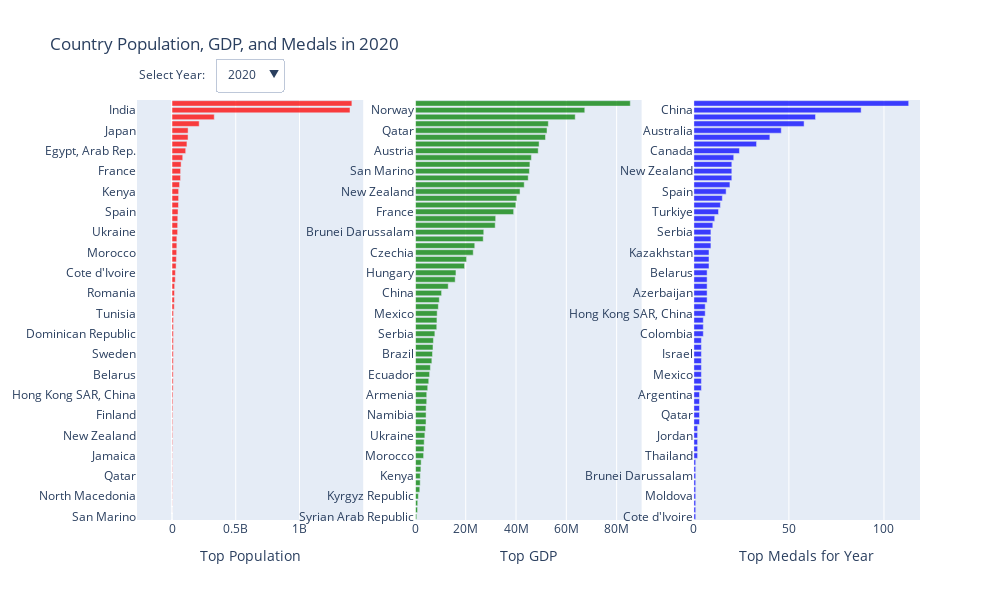

The notebook cell this image was saved under:
### Code cell
# Import necessary libraries
import plotly.graph_objs as go
import plotly.offline as pyo
import plotly.subplots as sp
import numpy as np

# Create figure
fig = go.Figure()

selected_year = 2020

# Define function to sort data by GDP and Total_Score
def sort_data_by_selected_year(selected_year):
    df_filtered_pop = df[df['Year'] == selected_year].sort_values(by='Population', ascending=True)
    df_filtered_gdp = df[df['Year'] == selected_year].sort_values(by='GDP', ascending=True)
    df_filtered_score = df[df['Year'] == selected_year].sort_values(by='Total_Medals', ascending=True)
    return df_filtered_gdp, df_filtered_pop, df_filtered_score

# Create two subplots
fig = sp.make_subplots(rows=1, cols=3)

# Add first chart to subplot 1

df_filtered_pop, df_filtered_gdp, df_filtered_score = sort_data_by_selected_year(df['Year'].max())

df_filtered_pop = df[df['Year'] == selected_year].sort_values(by='Population', ascending=True)
fig.add_trace(go.Bar(
    y=df_filtered_pop['Country_Name'],
    x=df_filtered_pop['Population'],
    name='Population',
    marker_color='red',
    orientation='h',
    marker=dict(opacity=0.75)
), row=1, col=1)
# Add title to x-axis of subplot 1
fig.update_xaxes(title_text='Top Population', row=1, col=1)

# Add second chart to subplot 2
df_filtered_gdp = df[df['Year'] == selected_year].sort_values(by='GDP', ascending=True)
fig.add_trace(go.Bar(

  y=df_filtered_gdp['Country_Name'],
    x=df_filtered_gdp['GDP'],
    name='GDP',
    marker_color='green',
    orientation='h',
    marker=dict(opacity=0.75)

), row=1, col=2)
# Add title to x-axis of subplot 2
df_filtered_score = df[df['Year'] == selected_year].sort_values(by='Total_Medals', ascending=True)
fig.update_xaxes(title_text='Top GDP', row=1, col=2)

# Add third chart to subplot 3
fig.add_trace(go.Bar(
    y=df_filtered_score['Country_Name'],
    x=df_filtered_score['Total_Medals'],
    name='Total_Medals',
    marker_color='blue',
    orientation='h',
    marker=dict(opacity=0.75)
), row=1, col=3)
# Add title to x-axis of subplot 3
fig.update_xaxes(title_text='Top Medals for Year', row=1, col=3)

# Update layout
fig.update_layout(title=f'Country Population, GDP, and Medals in {df["Year"].max()}',
                  height=600, width=1000,
                  barmode='group',
                  showlegend=False)

# Create dropdown list of years
years = np.sort(df['Year'].unique())[::-1]
dropdown_buttons = []
for year in years:
    df_filtered_gdp, df_filtered_pop, df_filtered_score = sort_data_by_selected_year(year)
    dropdown_buttons.append(dict(
        label=str(year),
        method="update",
        args=[{
                "x": [df_filtered_pop['Population'],df_filtered_gdp['GDP'], df_filtered_score['Total_Medals']],
                "y": [df_filtered_pop['Country_Name'], df_filtered_gdp['Country_Name'], df_filtered_score['Country_Name']],
                "type": "bar",
                "orientation": "h",
                "marker_color": ['red','green','blue'],
                "name": ['Population', 'GDP', 'Total Medals']
              },
              {
                "title": f"Country Population, GDP, and Medal Score in {year}"
            }]
            ))

# Add dropdown
fig.update_layout(
    updatemenus=[dict(
        buttons=dropdown_buttons,
        direction="down",
        showactive=True,
        x=0.1,
        xanchor="left",
        y=1.1,
        yanchor="top"
    )]
)

# Add annotation
fig.update_layout(
    annotations=[
        dict(text="Select Year:", showarrow=False,
        x=0, y=1.085, yref="paper", align="left")
    ]
)

fig.show()
pyo.plot(fig, filename='myplot.html', auto_open=True)

### Figure 1 — Plotly figure (JSON) as saved in the notebook; plotly's stock layout.template omitted (floating-point values rounded to 4 significant figures; data arrays with more than 128 entries replaced by an {"elided": "..."} marker saying what was removed)
{"data": [{"marker": {"color": "red", "opacity": 0.75}, "name": "Population", "orientation": "h", "type": "bar", "x": [34007, 441725, 1329522, 2072531, 2489098, 2635130, 2760385, 2794885, 2805608, 2820436, 3722716, 4985382, 5090200, 5379475, 5458827, 5529543, 6579900, 6899126, 7481000, 8916864, 9215100, 9379952, 9750149, 10093121, 10353442, 10697858, 10928721, 10999664, 11300698, 11538604, 12161723, 17588595, 18755666, 19265250, 20772595, 25655289, 26811790, 32180401, 34232050, 36688772, 37899070, 38037204, 44132049, 44404611, 45376763, 47365655, 50930662, 51836239, 51985780, 59438851, 67081000, 67571107, 71475664, 84135428, 107465134, 117190911, 125998302, 126261000, 213196304, 331501080, 1396387127, 1411100000], "xaxis": "x", "y": ["San Marino", "Brunei Darussalam", "Estonia", "North Macedonia", "Namibia", "Moldova", "Qatar", "Lithuania", "Armenia", "Jamaica", "Georgia", "Ireland", "New Zealand", "Norway", "Slovak Republic", "Finland", "Kyrgyz Republic", "Serbia", "Hong Kong SAR, China", "Austria", "Israel", "Belarus", "Hungary", "Azerbaijan", "Sweden", "Czechia", "Jordan", "Dominican Republic", "Cuba", "Belgium", "Tunisia", "Ecuador", "Kazakhstan", "Romania", "Syrian Arab Republic", "Australia", "Cote d'Ivoire", "Ghana", "Uzbekistan", "Morocco", "Poland", "Canada", "Ukraine", "Uganda", "Argentina", "Spain", "Colombia", "Korea, Rep.", "Kenya", "Italy", "United Kingdom", "France", "Thailand", "Turkiye", "Egypt, Arab Rep.", "Ethiopia", "Mexico", "Japan", "Brazil", "United States", "India", "China"], "yaxis": "y"}, {"marker": {"color": "green", "opacity": 0.75}, "name": "GDP", "orientation": "h", "type": "bar", "x": [533400.0, 846800.0, 918700.0, 1183000.0, 1750000.0, 1910000.0, 1936000.0, 2177000.0, 2288000.0, 3258000.0, 3399000.0, 3498000.0, 3752000.0, 4043000.0, 4230000.0, 4251000.0, 4256000.0, 4501000.0, 4506000.0, 4897000.0, 5307000.0, 5645000.0, 5965000.0, 6543000.0, 6794000.0, 6991000.0, 7168000.0, 7734000.0, 8496000.0, 8561000.0, 8655000.0, 9122000.0, 9500000.0, 10410000.0, 13050000.0, 15820000.0, 16120000.0, 19550000.0, 20340000.0, 22990000.0, 23600000.0, 26960000.0, 27180000.0, 31720000.0, 31910000.0, 39060000.0, 39920000.0, 40320000.0, 41600000.0, 43260000.0, 44850000.0, 45320000.0, 45520000.0, 46110000.0, 48810000.0, 49170000.0, 51720000.0, 52320000.0, 52840000.0, 63530000.0, 67330000.0, 85420000.0], "xaxis": "x2", "y": ["Syrian Arab Republic", "Uganda", "Ethiopia", "Kyrgyz Republic", "Uzbekistan", "India", "Kenya", "Ghana", "Cote d'Ivoire", "Morocco", "Egypt, Arab Rep.", "Tunisia", "Ukraine", "Jordan", "Azerbaijan", "Namibia", "Georgia", "Moldova", "Armenia", "Jamaica", "Colombia", "Ecuador", "North Macedonia", "Belarus", "Brazil", "Thailand", "Dominican Republic", "Serbia", "Argentina", "Turkiye", "Mexico", "Kazakhstan", "Cuba", "China", "Romania", "Poland", "Hungary", "Slovak Republic", "Lithuania", "Czechia", "Estonia", "Spain", "Brunei Darussalam", "Korea, Rep.", "Italy", "France", "Japan", "United Kingdom", "New Zealand", "Canada", "Israel", "San Marino", "Belgium", "Hong Kong SAR, China", "Austria", "Finland", "Australia", "Qatar", "Sweden", "United States", "Norway", "Ireland"], "yaxis": "y2"}, {"marker": {"color": "blue", "opacity": 0.75}, "name": "Total_Medals", "orientation": "h", "type": "bar", "x": [1, 1, 1, 1, 1, 1, 1, 1, 1, 2, 2, 2, 2, 2, 3, 3, 3, 3, 3, 4, 4, 4, 4, 4, 4, 4, 4, 5, 5, 5, 6, 6, 7, 7, 7, 7, 7, 8, 8, 8, 9, 9, 9, 10, 11, 13, 14, 15, 17, 19, 20, 20, 20, 21, 24, 33, 40, 46, 58, 64, 88, 113], "xaxis": "x3", "y": ["Cote d'Ivoire", "Lithuania", "Morocco", "Moldova", "North Macedonia", "Namibia", "Brunei Darussalam", "Ghana", "Syrian Arab Republic", "Thailand", "Tunisia", "Estonia", "Jordan", "Finland", "San Marino", "Qatar", "Ecuador", "Kyrgyz Republic", "Argentina", "Slovak Republic", "Ireland", "Mexico", "Uganda", "Romania", "Israel", "Armenia", "Ethiopia", "Colombia", "Dominican Republic", "Uzbekistan", "Hong Kong SAR, China", "Egypt, Arab Rep.", "Austria", "Azerbaijan", "India", "Belgium", "Belarus", "Georgia", "Norway", "Kazakhstan", "Jamaica", "Sweden", "Serbia", "Kenya", "Czechia", "Turkiye", "Poland", "Cuba", "Spain", "Ukraine", "Korea, Rep.", "New Zealand", "Hungary", "Brazil", "Canada", "France", "Italy", "Australia", "Japan", "United Kingdom", "China", "United States"], "yaxis": "y3"}], "layout": {"annotations": [{"align": "left", "showarrow": false, "text": "Select Year:", "x": 0, "y": 1.085, "yref": "paper"}], "barmode": "group", "height": 600, "showlegend": false, "title": {"text": "Country Population, GDP, and Medals in 2020"}, "updatemenus": [{"buttons": [{"args": [{"marker_color": ["red", "green", "blue"], "name": ["Population", "GDP", "Total Medals"], "orientation": "h", "type": "bar", "x": {"elided": "3x62 float values"}, "y": {"elided": "3x62 str values"}}, {"title": "Country Population, GDP, and Medal Score in 2020"}], "label": "2020", "method": "update"}, {"args": [{"marker_color": ["red", "green", "blue"], "name": ["Population", "GDP", "Total Medals"], "orientation": "h", "type": "bar", "x": [[38181, 4900600, 5311916, 5446771, 5515525, 8840521, 9438785, 9775564, 10175214, 10629928, 11427054, 18276452, 24966643, 37065084, 37974750, 44622518, 46797754, 51585058, 60421760, 66460344, 67158348, 126811000, 326838199, 1402760000], [3097000.0, 6360000.0, 9813000.0, 9905000.0, 15500000.0, 16430000.0, 19490000.0, 23420000.0, 30380000.0, 33440000.0, 34620000.0, 39730000.0, 41560000.0, 43250000.0, 43310000.0, 46550000.0, 47540000.0, 49990000.0, 51470000.0, 54590000.0, 57210000.0, 62820000.0, 82270000.0, 175300000.0], [1, 1, 1, 1, 1, 2, 2, 2, 3, 3, 3, 5, 6, 7, 9, 10, 13, 14, 14, 15, 17, 23, 29, 39]], "y": [["Liechtenstein", "New Zealand", "Norway", "Slovak Republic", "Finland", "Austria", "Belarus", "Hungary", "Sweden", "Czechia", "Belgium", "Kazakhstan", "Australia", "Canada", "Poland", "Ukraine", "Spain", "Korea, Rep.", "Italy", "United Kingdom", "France", "Japan", "United States", "China"], ["Ukraine", "Belarus", "Kazakhstan", "China", "Poland", "Hungary", "Slovak Republic", "Czechia", "Spain", "Korea, Rep.", "Italy", "Japan", "France", "New Zealand", "United Kingdom", "Canada", "Belgium", "Finland", "Austria", "Sweden", "Australia", "United States", "Norway", "Liechtenstein"], ["Hungary", "Belgium", "Liechtenstein", "Kazakhstan", "Ukraine", "Poland", "New Zealand", "Spain", "Slovak Republic", "Australia", "Belarus", "United Kingdom", "Finland", "Czechia", "China", "Italy", "Japan", "Austria", "Sweden", "France", "Korea, Rep.", "United States", "Canada", "Norway"]]}, {"title": "Country Population, GDP, and Medal Score in 2018"}], "label": "2018", "method": "update"}, {"args": [{"marker_color": ["red", "green", "blue"], "name": ["Population", "GDP", "Total Medals"], "orientation": "h", "type": "bar", "x": {"elided": "3x57 float values"}, "y": {"elided": "3x57 str values"}}, {"title": "Country Population, GDP, and Medal Score in 2016"}], "label": "2016", "method": "update"}, {"args": [{"marker_color": ["red", "green", "blue"], "name": ["Population", "GDP", "Total Medals"], "orientation": "h", "type": "bar", "x": [[5137232, 5418649, 5461512, 8546356, 9448515, 9696110, 10525347, 17288285, 23475686, 35437435, 38011735, 45272155, 50746659, 60789140, 64602298, 66312067, 127276000, 143819667, 318386329, 1371860000], [3105000.0, 7636000.0, 8341000.0, 12810000.0, 14100000.0, 14180000.0, 18720000.0, 19890000.0, 29250000.0, 35570000.0, 38480000.0, 43070000.0, 47450000.0, 50330000.0, 50960000.0, 51790000.0, 55120000.0, 60020000.0, 62510000.0, 97020000.0], [1, 1, 2, 3, 5, 5, 6, 6, 8, 8, 8, 9, 9, 15, 15, 17, 25, 26, 28, 29]], "y": [["Norway", "Slovak Republic", "Finland", "Austria", "Belarus", "Sweden", "Czechia", "Kazakhstan", "Australia", "Canada", "Poland", "Ukraine", "Korea, Rep.", "Italy", "United Kingdom", "France", "Japan", "Russian Federation", "United States", "China"], ["Ukraine", "China", "Belarus", "Kazakhstan", "Russian Federation", "Poland", "Slovak Republic", "Czechia", "Korea, Rep.", "Italy", "Japan", "France", "United Kingdom", "Finland", "Canada", "Austria", "United States", "Sweden", "Australia", "Norway"], ["Slovak Republic", "Kazakhstan", "Ukraine", "Australia", "Finland", "United Kingdom", "Belarus", "Poland", "Korea, Rep.", "Japan", "Italy", "Czechia", "China", "Sweden", "France", "Austria", "Canada", "Norway", "United States", "Russian Federation"]]}, {"title": "Country Population, GDP, and Medal Score in 2014"}], "label": "2014", "method": "update"}, {"args": [{"marker_color": ["red", "green", "blue"], "name": ["Population", "GDP", "Total Medals"], "orientation": "h", "type": "bar", "x": {"elided": "3x60 float values"}, "y": {"elided": "3x60 str values"}}, {"title": "Country Population, GDP, and Medal Score in 2012"}], "label": "2012", "method": "update"}, {"args": [{"marker_color": ["red", "green", "blue"], "name": ["Population", "GDP", "Total Medals"], "orientation": "h", "type": "bar", "x": [[1331475, 4889252, 5363352, 5391428, 8363404, 9378126, 9483836, 10474410, 16321872, 22031750, 34004889, 38042794, 49554112, 59277417, 62766365, 65030575, 128070000, 142849468, 309327143, 1337705000], [4550000.0, 6034000.0, 9070000.0, 10670000.0, 12500000.0, 14660000.0, 16910000.0, 19960000.0, 23090000.0, 36035645, 39690000.0, 40680000.0, 44970000.0, 46510000.0, 46900000.0, 47560000.0, 48650000.0, 52130000.0, 52870000.0, 87690000.0], [1, 1, 1, 3, 3, 3, 5, 5, 5, 6, 6, 11, 11, 11, 14, 15, 16, 23, 26, 37]], "y": [["Estonia", "Norway", "Finland", "Slovak Republic", "Austria", "Sweden", "Belarus", "Czechia", "Kazakhstan", "Australia", "Canada", "Poland", "Korea, Rep.", "Italy", "United Kingdom", "France", "Japan", "Russian Federation", "United States", "China"], ["China", "Belarus", "Kazakhstan", "Russian Federation", "Poland", "Estonia", "Slovak Republic", "Czechia", "Korea, Rep.", "Italy", "United Kingdom", "France", "Japan", "Finland", "Austria", "Canada", "United States", "Australia", "Sweden", "Norway"], ["United Kingdom", "Kazakhstan", "Estonia", "Slovak Republic", "Australia", "Belarus", "Finland", "Italy", "Japan", "Czechia", "Poland", "France", "Sweden", "China", "Korea, Rep.", "Russian Federation", "Austria", "Norway", "Canada", "United States"]]}, {"title": "Country Population, GDP, and Medal Score in 2010"}], "label": "2010", "method": "update"}, {"args": [{"marker_color": ["red", "green", "blue"], "name": ["Population", "GDP", "Total Medals"], "orientation": "h", "type": "bar", "x": {"elided": "3x60 float values"}, "y": {"elided": "3x60 str values"}}, {"title": "Country Population, GDP, and Medal Score in 2008"}], "label": "2008", "method": "update"}, {"args": [{"marker_color": ["red", "green", "blue"], "name": ["Population", "GDP", "Total Medals"], "orientation": "h", "type": "bar", "x": [[1346810, 4660677, 5266268, 5373054, 8268641, 9080505, 9604924, 10238905, 20450966, 32571174, 38141267, 46787786, 48438292, 58143979, 63628261, 127854000, 143049637, 298379912, 1311020000], [2099000.0, 2391000.0, 3847000.0, 6920000.0, 9035000.0, 12640000.0, 13170000.0, 15260000.0, 21740000.0, 33530000.0, 35991546, 36470000.0, 36570000.0, 40500000.0, 40670000.0, 41222602, 46300000.0, 46590000.0, 74150000.0], [1, 1, 1, 2, 2, 2, 3, 4, 9, 9, 11, 11, 11, 14, 19, 21, 22, 23, 25]], "y": [["Estonia", "Norway", "Finland", "Slovak Republic", "Austria", "Sweden", "Belarus", "Czechia", "Australia", "Canada", "Poland", "Ukraine", "Korea, Rep.", "Italy", "France", "Japan", "Russian Federation", "United States", "China"], ["China", "Ukraine", "Belarus", "Russian Federation", "Poland", "Estonia", "Slovak Republic", "Czechia", "Korea, Rep.", "Italy", "Japan", "France", "Australia", "Canada", "Austria", "Finland", "United States", "Sweden", "Norway"], ["Slovak Republic", "Belarus", "Japan", "Australia", "Poland", "Ukraine", "Estonia", "Czechia", "Finland", "France", "Korea, Rep.", "Italy", "China", "Sweden", "Norway", "Canada", "Russian Federation", "Austria", "United States"]]}, {"title": "Country Population, GDP, and Medal Score in 2006"}], "label": "2006", "method": "update"}, {"args": [{"marker_color": ["red", "green", "blue"], "name": ["Population", "GDP", "Total Medals"], "orientation": "h", "type": "bar", "x": {"elided": "3x52 float values"}, "y": {"elided": "3x52 str values"}}, {"title": "Country Population, GDP, and Medal Score in 2004"}], "label": "2004", "method": "update"}, {"args": [{"marker_color": ["red", "green", "blue"], "name": ["Population", "GDP", "Total Medals"], "orientation": "h", "type": "bar", "x": [[1379350, 4538159, 5200598, 8081957, 8924958, 9865548, 10196916, 19495210, 31360079, 38230364, 47644736, 57059007, 59370479, 61816234, 127445000, 145306497, 287625193, 1280400000], [1149000.0, 1479000.0, 2378000.0, 5207000.0, 5342000.0, 8061000.0, 13170000.0, 20290000.0, 22380000.0, 24260000.0, 24290000.0, 26530000.0, 27000000.0, 29900000.0, 30080000.0, 32820000.0, 38000000.0, 43080000.0], [1, 1, 2, 2, 2, 3, 3, 4, 7, 7, 8, 11, 13, 13, 16, 17, 25, 31]], "y": [["Estonia", "Norway", "Finland", "Austria", "Sweden", "Belarus", "Czechia", "Australia", "Canada", "Poland", "Korea, Rep.", "Italy", "United Kingdom", "France", "Japan", "Russian Federation", "United States", "China"], ["China", "Belarus", "Russian Federation", "Poland", "Estonia", "Czechia", "Korea, Rep.", "Australia", "Italy", "Canada", "France", "Austria", "Finland", "Sweden", "United Kingdom", "Japan", "United States", "Norway"], ["Belarus", "United Kingdom", "Australia", "Poland", "Japan", "Czechia", "Estonia", "Korea, Rep.", "Finland", "Sweden", "China", "France", "Russian Federation", "Italy", "Austria", "Canada", "Norway", "United States"]]}, {"title": "Country Population, GDP, and Medal Score in 2002"}], "label": "2002", "method": "update"}, {"args": [{"marker_color": ["red", "green", "blue"], "name": ["Population", "GDP", "Total Medals"], "orientation": "h", "type": "bar", "x": {"elided": "3x54 float values"}, "y": {"elided": "3x54 str values"}}, {"title": "Country Population, GDP, and Medal Score in 2000"}], "label": "2000", "method": "update"}, {"args": [{"marker_color": ["red", "green", "blue"], "name": ["Population", "GDP", "Total Medals"], "orientation": "h", "type": "bar", "x": [[4431464, 5153498, 7976789, 8850974, 10071963, 10203008, 10294373, 15071640, 18607584, 30155173, 46286503, 50144500, 56906744, 58487141, 60192790, 126400000, 147670784, 275854000, 1241935000], [828600.0, 835300.0, 1469000.0, 1511000.0, 1835000.0, 6490000.0, 8282000.0, 21020000.0, 21480000.0, 22320000.0, 24970000.0, 25340000.0, 26010000.0, 27360000.0, 28297866, 30600000.0, 32420000.0, 32850000.0, 34790000.0], [1, 1, 1, 1, 2, 2, 3, 3, 6, 8, 8, 10, 10, 12, 13, 15, 17, 18, 25]], "y": [["Norway", "Finland", "Austria", "Sweden", "Belarus", "Belgium", "Czechia", "Kazakhstan", "Australia", "Canada", "Korea, Rep.", "Ukraine", "Italy", "United Kingdom", "France", "Japan", "Russian Federation", "United States", "China"], ["China", "Ukraine", "Kazakhstan", "Belarus", "Russian Federation", "Czechia", "Korea, Rep.", "Canada", "Australia", "Italy", "France", "Belgium", "Finland", "Austria", "United Kingdom", "Sweden", "Japan", "United States", "Norway"], ["Australia", "Ukraine", "United Kingdom", "Belgium", "Belarus", "Kazakhstan", "Czechia", "Sweden", "Korea, Rep.", "China", "France", "Italy", "Japan", "Finland", "United States", "Canada", "Austria", "Russian Federation", "Norway"]]}, {"title": "Country Population, GDP, and Medal Score in 1998"}], "label": "1998", "method": "update"}, {"args": [{"marker_color": ["red", "green", "blue"], "name": ["Population", "GDP", "Total Medals"], "orientation": "h", "type": "bar", "x": {"elided": "3x53 float values"}, "y": {"elided": "3x53 str values"}}, {"title": "Country Population, GDP, and Medal Score in 1996"}], "label": "1996", "method": "update"}, {"args": [{"marker_color": ["red", "green", "blue"], "name": ["Population", "GDP", "Total Medals"], "orientation": "h", "type": "bar", "x": [[4336613, 5088333, 7936118, 8780745, 10226955, 16145766, 17805468, 22377000, 29000663, 44641540, 51921400, 56843400, 57865745, 59327585, 125178000, 148407912, 263126000, 1191835000], [473500.0, 576400.0, 1012000.0, 1316000.0, 1460000.0, 2662000.0, 10390000.0, 18130000.0, 19340000.0, 19710000.0, 19940000.0, 20300000.0, 23500000.0, 25650000.0, 26080000.0, 27690000.0, 29320000.0, 39930000.0], [1, 1, 2, 2, 2, 3, 3, 3, 5, 5, 6, 6, 9, 13, 13, 20, 23, 26]], "y": [["Norway", "Finland", "Austria", "Sweden", "Belarus", "Kazakhstan", "Australia", "Uzbekistan", "Canada", "Korea, Rep.", "Ukraine", "Italy", "United Kingdom", "France", "Japan", "Russian Federation", "United States", "China"], ["China", "Uzbekistan", "Ukraine", "Kazakhstan", "Belarus", "Russian Federation", "Korea, Rep.", "Australia", "Italy", "United Kingdom", "Canada", "Finland", "France", "Austria", "Sweden", "United States", "Norway", "Japan"], ["Australia", "Uzbekistan", "Belarus", "United Kingdom", "Ukraine", "China", "Kazakhstan", "Sweden", "France", "Japan", "Finland", "Korea, Rep.", "Austria", "Canada", "United States", "Italy", "Russian Federation", "Norway"]]}, {"title": "Country Population, GDP, and Medal Score in 1994"}], "label": "1994", "method": "update"}, {"args": [{"marker_color": ["red", "green", "blue"], "name": ["Population", "GDP", "Total Medals"], "orientation": "h", "type": "bar", "x": {"elided": "3x77 float values"}, "y": {"elided": "3x77 str values"}}, {"title": "Country Population, GDP, and Medal Score in 1992"}], "label": "1992", "method": "update"}, {"args": [{"marker_color": ["red", "green", "blue"], "name": ["Population", "GDP", "Total Medals"], "orientation": "h", "type": "bar", "x": {"elided": "3x59 float values"}, "y": {"elided": "3x59 str values"}}, {"title": "Country Population, GDP, and Medal Score in 1988"}], "label": "1988", "method": "update"}, {"args": [{"marker_color": ["red", "green", "blue"], "name": ["Population", "GDP", "Total Medals"], "orientation": "h", "type": "bar", "x": {"elided": "3x65 float values"}, "y": {"elided": "3x65 str values"}}, {"title": "Country Population, GDP, and Medal Score in 1984"}], "label": "1984", "method": "update"}, {"args": [{"marker_color": ["red", "green", "blue"], "name": ["Population", "GDP", "Total Medals"], "orientation": "h", "type": "bar", "x": [[25003, 778176, 2135546, 3412800, 4085620, 4779535, 4779535, 4779535, 4779535, 7549433, 7549433, 7549433, 7549433, 8310531, 8310531, 8310531, 8310531, 9809107, 9859242, 13284026, 14692000, 15210443, 24515667, 37491165, 55052582, 55052582, 55052582, 55052582, 56314216, 56314216, 56314216, 56314216, 56433883, 56433883, 56433883, 56433883, 67705186, 116807000, 122288383, 227225000, 696828385], [93690.0, 267400.0, 775100.0, 1255000.0, 1941000.0, 2030000.0, 3030000.0, 3887000.0, 6209000.0, 6372000.0, 8457000.0, 8457000.0, 8457000.0, 8457000.0, 9463000.0, 10030000.0, 10030000.0, 10030000.0, 10030000.0, 10210000.0, 10870000.0, 10870000.0, 10870000.0, 10870000.0, 11170000.0, 11220000.0, 11220000.0, 11220000.0, 11220000.0, 12570000.0, 12740000.0, 12740000.0, 12740000.0, 12740000.0, 12860000.0, 15770000.0, 17100000.0, 17100000.0, 17100000.0, 17100000.0, 21390000.0], [1, 1, 1, 1, 1, 1, 1, 1, 1, 1, 2, 2, 2, 2, 3, 4, 4, 4, 4, 4, 4, 4, 6, 7, 7, 8, 8, 9, 9, 9, 10, 12, 12, 12, 14, 14, 15, 15, 20, 21, 21]], "y": [["Liechtenstein", "Guyana", "Jamaica", "Ireland", "Norway", "Finland", "Finland", "Finland", "Finland", "Austria", "Austria", "Austria", "Austria", "Sweden", "Sweden", "Sweden", "Sweden", "Cuba", "Belgium", "Uganda", "Australia", "Venezuela, RB", "Canada", "Spain", "France", "France", "France", "France", "United Kingdom", "United Kingdom", "United Kingdom", "United Kingdom", "Italy", "Italy", "Italy", "Italy", "Mexico", "Japan", "Brazil", "United States", "India"], ["Uganda", "India", "Guyana", "Jamaica", "Brazil", "Cuba", "Mexico", "Venezuela, RB", "Spain", "Ireland", "Italy", "Italy", "Italy", "Italy", "Japan", "United Kingdom", "United Kingdom", "United Kingdom", "United Kingdom", "Australia", "Austria", "Austria", "Austria", "Austria", "Canada", "Finland", "Finland", "Finland", "Finland", "United States", "France", "France", "France", "France", "Belgium", "Norway", "Sweden", "Sweden", "Sweden", "Sweden", "Liechtenstein"], ["United Kingdom", "Uganda", "Japan", "India", "Guyana", "United Kingdom", "France", "France", "Venezuela, RB", "Belgium", "Ireland", "Canada", "Italy", "Italy", "Jamaica", "Austria", "Sweden", "Sweden", "Mexico", "Liechtenstein", "Austria", "Brazil", "Spain", "Austria", "Austria", "Finland", "Finland", "Finland", "Finland", "Australia", "Norway", "United States", "Sweden", "Sweden", "France", "France", "Italy", "Italy", "Cuba", "United Kingdom", "United Kingdom"]]}, {"title": "Country Population, GDP, and Medal Score in 1980"}], "label": "1980", "method": "update"}, {"args": [{"marker_color": ["red", "green", "blue"], "name": ["Population", "GDP", "Total Medals"], "orientation": "h", "type": "bar", "x": {"elided": "3x51 float values"}, "y": {"elided": "3x51 str values"}}, {"title": "Country Population, GDP, and Medal Score in 1976"}], "label": "1976", "method": "update"}, {"args": [{"marker_color": ["red", "green", "blue"], "name": ["Population", "GDP", "Total Medals"], "orientation": "h", "type": "bar", "x": {"elided": "3x58 float values"}, "y": {"elided": "3x58 str values"}}, {"title": "Country Population, GDP, and Medal Score in 1972"}], "label": "1972", "method": "update"}, {"args": [{"marker_color": ["red", "green", "blue"], "name": ["Population", "GDP", "Total Medals"], "orientation": "h", "type": "bar", "x": {"elided": "3x50 float values"}, "y": {"elided": "3x50 str values"}}, {"title": "Country Population, GDP, and Medal Score in 1968"}], "label": "1968", "method": "update"}, {"args": [{"marker_color": ["red", "green", "blue"], "name": ["Population", "GDP", "Total Medals"], "orientation": "h", "type": "bar", "x": {"elided": "3x45 float values"}, "y": {"elided": "3x45 str values"}}, {"title": "Country Population, GDP, and Medal Score in 1964"}], "label": "1964", "method": "update"}, {"args": [{"marker_color": ["red", "green", "blue"], "name": ["Population", "GDP", "Total Medals"], "orientation": "h", "type": "bar", "x": {"elided": "3x48 float values"}, "y": {"elided": "3x48 str values"}}, {"title": "Country Population, GDP, and Medal Score in 1960"}], "label": "1960", "method": "update"}], "direction": "down", "showactive": true, "x": 0.1, "xanchor": "left", "y": 1.1, "yanchor": "top"}], "width": 1000, "xaxis": {"anchor": "y", "domain": [0, 0.2889], "title": {"text": "Top Population"}}, "xaxis2": {"anchor": "y2", "domain": [0.3556, 0.6444], "title": {"text": "Top GDP"}}, "xaxis3": {"anchor": "y3", "domain": [0.7111, 1], "title": {"text": "Top Medals for Year"}}, "yaxis": {"anchor": "x", "domain": [0, 1]}, "yaxis2": {"anchor": "x2", "domain": [0, 1]}, "yaxis3": {"anchor": "x3", "domain": [0, 1]}}}
